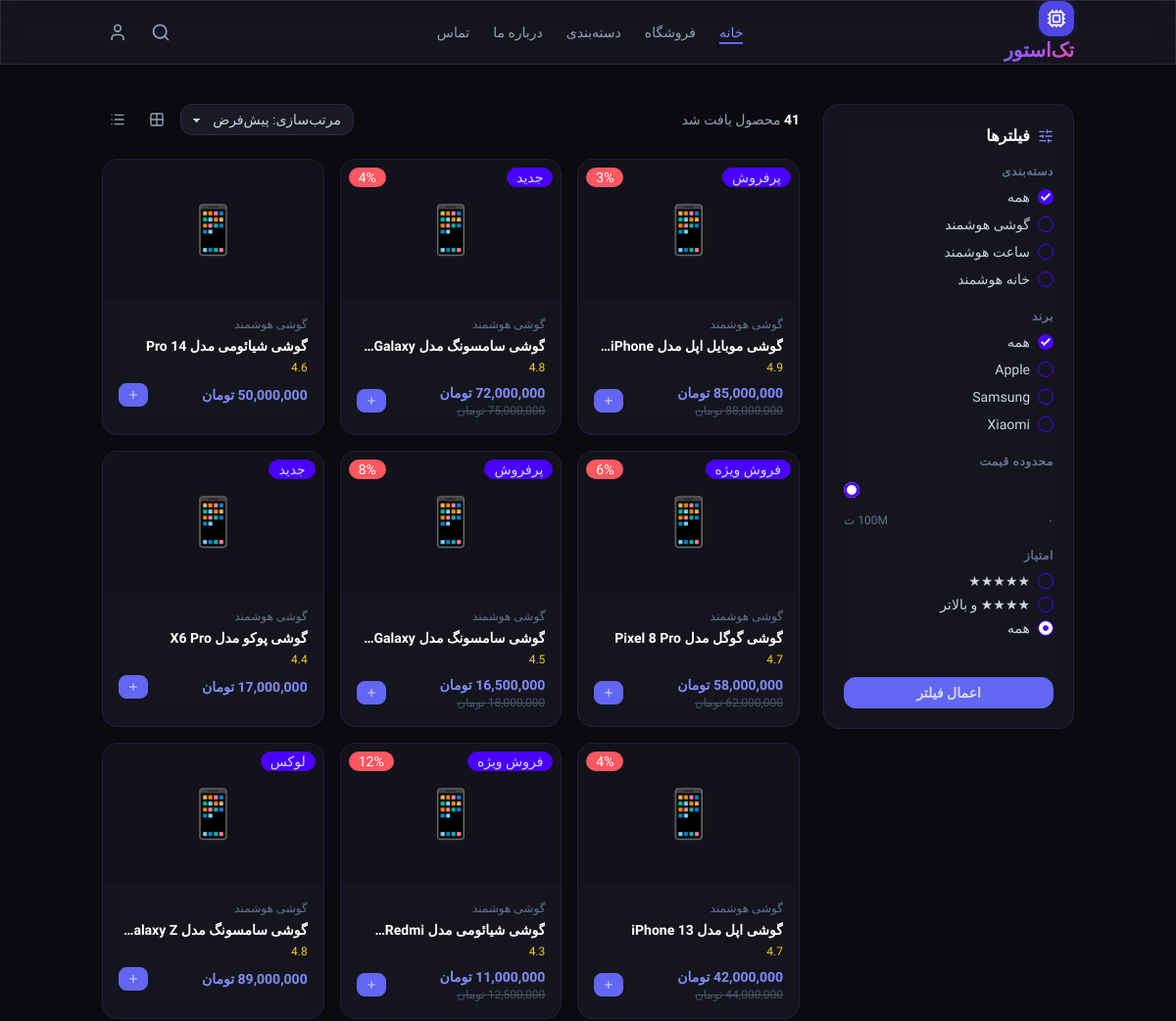
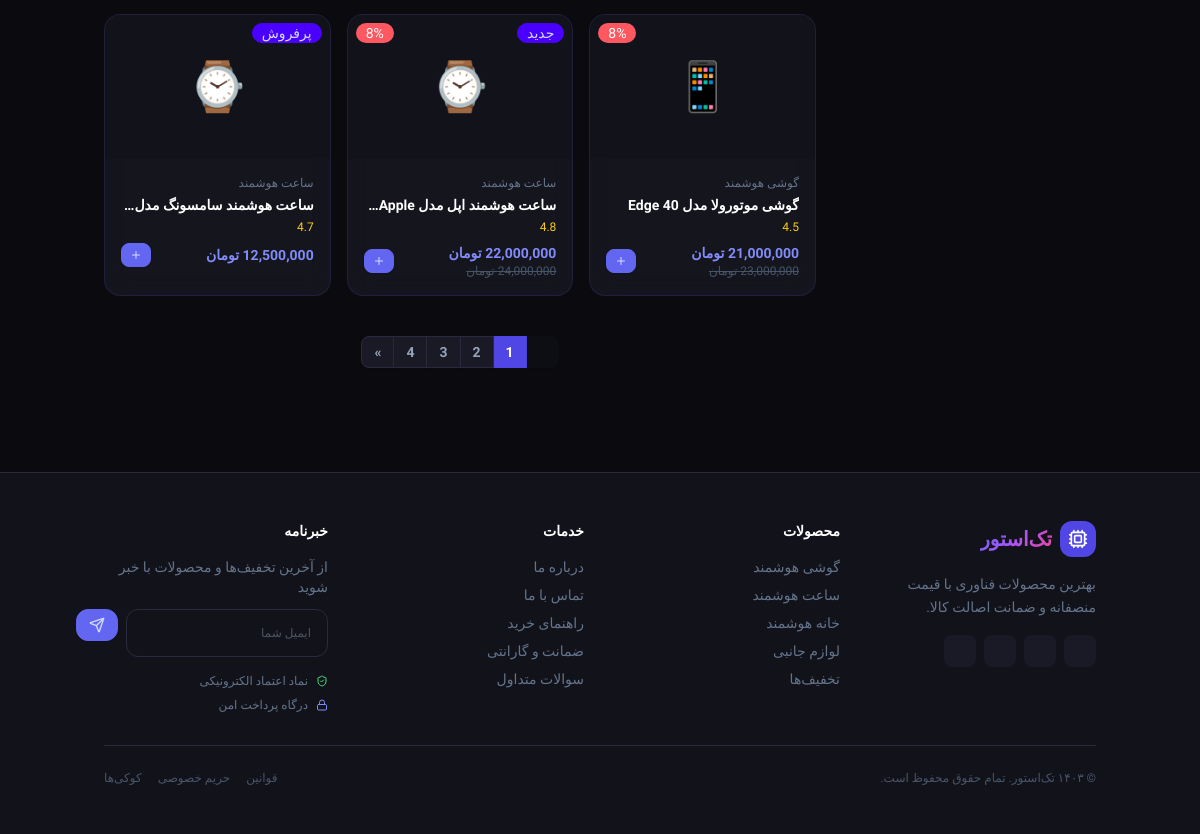
The page /shop.php on the database its author committed (2 pictures, top to bottom).
### tables this page shows
CREATE TABLE IF NOT EXISTS `products` (
  `id` int NOT NULL,
  `name` varchar(255) NOT NULL,
  `cat` varchar(100) NOT NULL,
  `brand` varchar(100) DEFAULT NULL,
  `emoji` varchar(10) DEFAULT NULL,
  `price` varchar(50) DEFAULT NULL,
  `oldPrice` varchar(50) DEFAULT NULL,
  `discount` varchar(20) DEFAULT NULL,
  `rating` varchar(20) DEFAULT NULL,
  `badge` varchar(50) DEFAULT NULL,
  PRIMARY KEY (`id`)
);

### shop.php (the view, shortened to what this page needs)
<?php include 'includes/header.php'; ?>
<?php
include "includes/db.php";
$sql = "SELECT * FROM `Products` WHERE 1=1";
$limit = 12;
$page = isset($_GET['page']) ? (int) $_GET['page'] : 1;
$offset = ($page - 1) * $limit;
$count_sql = str_replace("SELECT *", "SELECT COUNT(*)", $sql);
$total_records = $pdo->query($count_sql)->fetchColumn();
$total_pages = ceil($total_records / $limit);
$sql .= " LIMIT $limit OFFSET $offset";
$products = $pdo->query($sql)->fetchAll(PDO::FETCH_ASSOC);
function getPageUrl($pageNumber)
{
  $params = $_GET;
  $params['page'] = $pageNumber;
  return '?' . http_build_query($params);
}
?>
<main>
  <div class="container mx-auto px-4 py-10">
    <div class="flex flex-col md:flex-row gap-6">
      <aside class="w-full md:w-64 shrink-0">
        <div class="glass-card rounded-2xl p-5 sticky top-20">
          <h3 class="font-bold text-white mb-4 flex items-center gap-2">
            <i data-lucide="sliders-horizontal" class="w-4 h-4 text-indigo-400"></i> فیلترها
          </h3>
          <div class="mb-5">
            <div class="text-xs text-slate-500 mb-2 font-semibold uppercase tracking-wider">دسته‌بندی</div>
            <div class="space-y-2">
              <label class="flex items-center gap-2 cursor-pointer text-sm text-slate-300">
                <input type="checkbox" value="all" class="cat-filter checkbox checkbox-xs checkbox-primary" checked />
                همه
              </label>
              <label class="flex items-center gap-2 cursor-pointer text-sm text-slate-300">
                <input type="checkbox" value="گوشی هوشمند" class="cat-filter checkbox checkbox-xs checkbox-primary" />
                گوشی هوشمند
              </label>
              <label class="flex items-center gap-2 cursor-pointer text-sm text-slate-300">
                <input type="checkbox" value="ساعت هوشمند" class="cat-filter checkbox checkbox-xs checkbox-primary" />
                ساعت هوشمند
              </label>
              <label class="flex items-center gap-2 cursor-pointer text-sm text-slate-300">
                <input type="checkbox" value="خانه هوشمند" class="cat-filter checkbox checkbox-xs checkbox-primary" />
                خانه هوشمند
              </label>
            </div>
          </div>
          <div class="mb-5">
            <div class="text-xs text-slate-500 mb-2 font-semibold uppercase tracking-wider">برند</div>
            <div class="space-y-2">
              <label class="flex items-center gap-2 cursor-pointer text-sm text-slate-300">
                <input type="checkbox" value="all" class="brand-filter checkbox checkbox-xs checkbox-primary" checked />
                همه
              </label>
              <label class="flex items-center gap-2 cursor-pointer text-sm text-slate-300">
                <input type="checkbox" value="اپل" class="brand-filter checkbox checkbox-xs checkbox-primary" /> Apple
              </label>
              <label class="flex items-center gap-2 cursor-pointer text-sm text-slate-300">
                <input type="checkbox" value="سامسونگ" class="brand-filter checkbox checkbox-xs checkbox-primary" />
                Samsung
              </label>
              <label class="flex items-center gap-2 cursor-pointer text-sm text-slate-300">
                <input type="checkbox" value="شیائومی" class="brand-filter checkbox checkbox-xs checkbox-primary" />
                Xiaomi
              </label>
            </div>
          </div>
          <div class="mb-5">
            <div class="text-xs text-slate-500 mb-3 font-semibold uppercase tracking-wider">محدوده قیمت</div>
            <input type="range" id="priceFilter" min="0" max="100" value="100"
              class="range range-primary range-xs w-full" />
            <div class="flex justify-between text-xs text-slate-500 mt-2">
              <span>۰</span><span><span id="priceLabel">100</span>M ت</span>
            </div>
          </div>
          <div class="mb-5">
            <div class="text-xs text-slate-500 mb-2 font-semibold uppercase tracking-wider">امتیاز</div>
            <div class="space-y-1">
              <label class="flex items-center gap-2 cursor-pointer text-sm text-slate-300">
                <input type="radio" name="rating" value="5" class="rating-filter radio radio-xs radio-primary" /> ★★★★★
              </label>
              <label class="flex items-center gap-2 cursor-pointer text-sm text-slate-300">
                <input type="radio" name="rating" value="4" class="rating-filter radio radio-xs radio-primary" /> ★★★★ و
                بالاتر
              </label>
              <label class="flex items-center gap-2 cursor-pointer text-sm text-slate-300">
                <input type="radio" name="rating" value="0" class="rating-filter radio radio-xs radio-primary"
                  checked /> همه
              </label>
            </div>
          </div>
          <button id="applyFilterBtn" class="btn btn-primary w-full mt-5 rounded-xl btn-sm">
            اعمال فیلتر
          </button>
        </div>
      </aside>
      <?php if (!empty($products)): ?>
        <div class="flex-1">
          <div class="flex items-center justify-between mb-6">
            <div class="text-slate-400 text-sm">
              <span class="text-white font-semibold"><?= $total_records ?></span> محصول یافت شد
            </div>
            <div class="flex items-center gap-2">
              <?php $current_sort = $_GET['sort'] ?? 'default'; ?>
              <select id="sortSelect"
                class="select select-sm bg-[#1A1A26] border-[#2A2A3E] text-slate-300 rounded-xl text-sm">
                <option value="default" <?= $current_sort == 'default' ? 'selected' : '' ?>>مرتب‌سازی: پیش‌فرض</option>
              </select>
              <button class="btn btn-ghost btn-sm btn-square text-slate-400 hover:text-indigo-400">
                <i data-lucide="grid-2x2" class="w-4 h-4"></i>
              </button>
              <button class="btn btn-ghost btn-sm btn-square text-slate-400 hover:text-indigo-400">
                <i data-lucide="list" class="w-4 h-4"></i>
              </button>
            </div>
          </div>
          <div class="grid grid-cols-2 md:grid-cols-3 gap-4" id="shop-products">
            <?php foreach ($products as $p): ?>
              <a href="product.php" class="product-card glass-card rounded-2xl overflow-hidden">
                <div class="relative">
                  <?php if ($p['badge']): ?>
                    <span class="absolute top-2 right-2 badge badge-primary badge-xl z-10"><?= $p['badge'] ?></span>
                  <?php endif ?>
                  <?php if ($p['discount']): ?>
                    <span
                      class="absolute top-2 left-2 badge badge-error badge-xl z-10 text-white "><?= $p['discount'] ?></span>
                  <?php endif ?>
                  <div class="h-36 bg-[#12121A] flex items-center justify-center text-5xl"><?= $p['emoji'] ?></div>
                </div>
                <div class="p-4">
                  <div class="text-xs text-slate-500 mb-1"><?= $p['cat'] ?></div>
                  <div class="font-semibold text-white text-sm mb-1 line-clamp-1"><?= $p['name'] ?></div>
                  <div class="text-xs text-yellow-400 mb-2"><?= $p['rating'] ?></div>
                  <div class="flex items-center justify-between">
                    <div>
                      <div class="text-indigo-400 font-bold text-sm"><?= $p['price'] ?> </div>
                      <div class="text-slate-600 line-through text-xs"><?= $p['oldPrice'] ?> </div>
                    </div>
                    <button class="btn btn-primary btn-xs rounded-lg" onclick="event.preventDefault(); event.stopPropagation();
                      showToast( ' <?= $p['name'] ?>  به سبد خرید اضافه شد  ');">
                      <i data-lucide="plus" class="w-3 h-3"></i>
                    </button>
                  </div>
                </div>
              </a>
            <?php endforeach; ?>
          </div>
          <?php if ($total_pages > 1): ?>
            <div class="flex justify-center mt-10 w-full">
              <div class="join">
                <?php if ($page > 1): ?>
                  <a href="<?= getPageUrl($page - 1) ?>"
                    class="join-item btn btn-sm bg-[#1A1A26] border-[#2A2A3E] text-slate-400 hover:bg-[#2A2A3E]">
                    «
                  </a>
                <?php else: ?>
                  <button disabled
                    class="join-item btn btn-sm bg-[#1A1A26] border-[#2A2A3E] text-slate-600 opacity-50 cursor-not-allowed">
                  </button>
                <?php endif; ?>
                <?php for ($i = 1; $i <= $total_pages; $i++): ?>
                  <?php if ($i == $page): ?>
                    <button class="join-item btn btn-sm bg-indigo-600 border-indigo-600 text-white">
                      <?= $i ?>
                    </button>
                  <?php else: ?>
                    <a href="<?= getPageUrl($i) ?>"
                      class="join-item btn btn-sm bg-[#1A1A26] border-[#2A2A3E] text-slate-400 hover:bg-[#2A2A3E]">
                      <?= $i ?>
                    </a>
                  <?php endif; ?>
                <?php endfor; ?>
                <?php if ($page < $total_pages): ?>
                  <a href="<?= getPageUrl($page + 1) ?>"
                    class="join-item btn btn-sm bg-[#1A1A26] border-[#2A2A3E] text-slate-400 hover:bg-[#2A2A3E]">
                    »
                  </a>
                <?php endif; ?>
              </div>
            </div>
          <?php endif; ?>
        <?php endif; ?>
      </div>
    </div>
  </div>
</main>
<?php include('includes/footer.php'); ?>

### rows shown on the page
products: badge "پرفروش", discount "3%", emoji "📱", cat "گوشی هوشمند", name "گوشی موبایل اپل مدل…", rating "4.9", price "85,000,000 تومان", oldPrice "88,000,000 تومان"
products: badge "جدید", discount "4%", emoji "📱", cat "گوشی هوشمند", name "گوشی سامسونگ مدل…", rating "4.8", price "72,000,000 تومان", oldPrice "75,000,000 تومان"
products: emoji "📱", cat "گوشی هوشمند", name "گوشی شیائومی مدل 14 Pro", rating "4.6", price "50,000,000 تومان"
products: badge "فروش ویژه", discount "6%", emoji "📱", cat "گوشی هوشمند", name "گوشی گوگل مدل Pixel 8 Pro", rating "4.7", price "58,000,000 تومان", oldPrice "62,000,000 تومان"
products: badge "پرفروش", discount "8%", emoji "📱", cat "گوشی هوشمند", name "گوشی سامسونگ مدل…", rating "4.5", price "16,500,000 تومان", oldPrice "18,000,000 تومان"
products: badge "جدید", emoji "📱", cat "گوشی هوشمند", name "گوشی پوکو مدل X6 Pro", rating "4.4", price "17,000,000 تومان"
products: discount "4%", emoji "📱", cat "گوشی هوشمند", name "گوشی اپل مدل iPhone 13", rating "4.7", price "42,000,000 تومان", oldPrice "44,000,000 تومان"
products: badge "فروش ویژه", discount "12%", emoji "📱", cat "گوشی هوشمند", name "گوشی شیائومی مدل…", rating "4.3", price "11,000,000 تومان", oldPrice "12,500,000 تومان"
products: badge "لوکس", emoji "📱", cat "گوشی هوشمند", name "گوشی سامسونگ مدل Galaxy…", rating "4.8", price "89,000,000 تومان"
products: discount "8%", emoji "📱", cat "گوشی هوشمند", name "گوشی موتورولا مدل Edge 40", rating "4.5", price "21,000,000 تومان", oldPrice "23,000,000 تومان"
products: badge "جدید", discount "8%", emoji "⌚", cat "ساعت هوشمند", name "ساعت هوشمند اپل مدل…", rating "4.8", price "22,000,000 تومان", oldPrice "24,000,000 تومان"
products: badge "پرفروش", emoji "⌚", cat "ساعت هوشمند", name "ساعت هوشمند سامسونگ…", rating "4.7", price "12,500,000 تومان"

### other values the page prints
$total_records "41"
